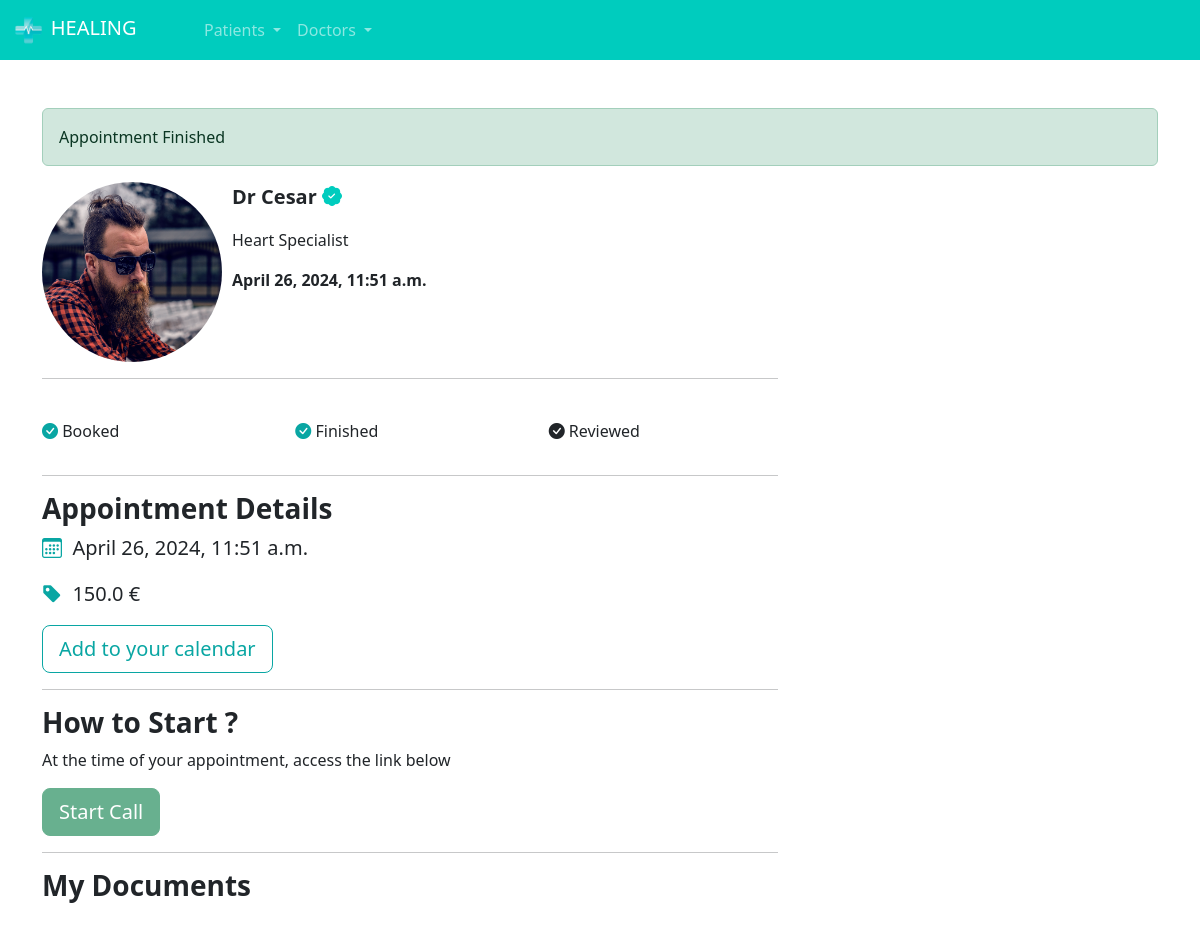
The page /patients/access_appointment/1/ (signed in) on the database its author committed.
### doctor/models.py (models this page shows, shortened)
class DoctorInfo(models.Model):
    registration_number = models.CharField(max_length=30)
    name = models.CharField(max_length=100)
    postcode = models.CharField(max_length=15)
    address1 = models.CharField(max_length=100)
    address2 = models.CharField(max_length=100)
    photo_id = models.ImageField(upload_to="photo_id")
    doctor_credentials = models.ImageField(upload_to='doctor_credentials')
    profile_photo = models.ImageField(upload_to="profile_photo")
    user = models.ForeignKey(User, on_delete=models.DO_NOTHING)
    description = models.TextField(null=True, blank=True)
    speciality = models.ForeignKey(Specialities, on_delete=models.DO_NOTHING, null=True, blank=True)
    price = models.FloatField(default=100)

class Schedule(models.Model):
    date = models.DateTimeField()
    user = models.ForeignKey(User, on_delete=models.DO_NOTHING)
    booked = models.BooleanField(default=False)

### patients/models.py (models this page shows, shortened)
class Appointment(models.Model):
    status_choices = (
        ('B', 'Booked'),
        ('F', 'Finished'),
        ('C', 'Canceled'),
        ('S', 'Started')
    )
    patient = models.ForeignKey(User, on_delete=models.DO_NOTHING)
    schedule = models.ForeignKey(Schedule, on_delete=models.DO_NOTHING)
    status = models.CharField(max_length=1, choices=status_choices, default='B')
    link = models.URLField(null=True, blank=True)

### patients/views.py (the view)
# urls.py: path('access_appointment/<int:id_appointment>/', views.access_appointment, name="access_appointment"),
def access_appointment(request, id_appointment):
    if request.method == 'GET':
        appointment = Appointment.objects.get(id=id_appointment)
        doctor_info = DoctorInfo.objects.get(user=appointment.schedule.user)
        documents = Document.objects.filter(appointment=appointment)
        return render(request, 'access_appointment.html', {'appointment': appointment, 'doctor_info': doctor_info, 'documents': documents, 'is_doctor': is_doctor(request.user)})

### doctor/models.py (called while the page is built)
def is_doctor(user):
    return DoctorInfo.objects.filter(user=user).exists()

### patients/templates/access_appointment.html (shortened to what this page needs)
{% extends "base.html" %}
{% load static %}
{% block 'head' %}
    <link rel="stylesheet" href="{% static 'doctors/css/schedule.css' %}">
    <link rel="stylesheet" href="{% static 'users/css/users.css' %}">
    <link rel="stylesheet" href="{% static 'doctors/css/doctor_registration.css' %}">
    <link rel="stylesheet" href="{% static 'patients/css/home.css' %}">
    <link rel="stylesheet" href="https://cdn.jsdelivr.net/npm/bootstrap-icons@1.11.3/font/bootstrap-icons.min.css">
{% endblock 'head' %}
{% block 'body' %}
    {% include "partials/navbar.html" %}
    <br><br>
    <div class="container">
        {% if appointment.status == 'C' %}
            <div class="alert alert-danger" role="alert">
                Appointment Cancelled
            </div>
        {% elif appointment.status == 'F' %}
            <div class="alert alert-success" role="alert">
                Appointment Finished
            </div>
        {% elif appointment.status == 'S' %}
            <div class="alert alert-primary" role="alert">
                Doctor is online. Start Call immediately!
            </div>
        {% endif %}
        <div class="row">
            <div class="col-md-8">
                <div class="row">
                    <div class="col-md-3"><img src="{{doctor_info.profile_photo.url}}" class="profile-photo-card-lg" alt=""></div>
                    <div class="col-md">
                        <p style="font-size: 20px" class="p-bold">Dr {{doctor_info.name}} <i class="bi bi-patch-check-fill icon-main"></i></p>
                        <p>{{doctor_info.description}}</p>
                        <p class="p-bold">{{appointment.schedule.date}}</p>
                    </div>
                </div>
                <hr>
                <br>
                <div class="row">
                    <div class="col-md">
                        <p><i class="color-dark bi bi-check-circle-fill"></i> Booked</p>
                    </div>
                    <div class="col-md">
                        <p><i class="{% if appointment.status == 'F' %} color-dark {% endif %} bi bi-check-circle-fill"></i> Finished</p>
                    </div>
                    <div class="col-md">
                        <p><i class="bi bi-check-circle-fill"></i> Reviewed</p>
                    </div>
                </div>
                <hr>
                <h3 class="p-bold">Appointment Details</h3>
                <p style="font-size:20px"><i class="bi bi-calendar3 color-dark"></i>&nbsp {{appointment.schedule.date}}</p>
                <p style="font-size:20px"><i class="bi bi-tag-fill color-dark"></i></i>&nbsp {{doctor_info.price}} €</p>
                <a style="cursor: auto;" class="btn btn-dark-color-outline btn-lg">Add to your calendar</a>
                <hr>
                <h3 class="p-bold">How to Start ?</h3>
                <p>At the time of your appointment, access the link below</p>
                {% if appointment.status == 'S' and appointment.link %}
                    <a href="{{appointment.link}}"  class="btn btn-success btn-dark-color btn-lg" >Start Call</a>
                {% else %}
                    <a href="#"  class="btn btn-success btn-dark-color btn-lg disabled" >Start Call</a>
                {% endif %}
                <hr>
                <h3 class="p-bold">My Documents</h3>
                <br>
            </div>
            <div class="col-md"></div>
        </div>
    </div>
{% endblock 'body' %}

### templates/static/general/css/base.css (style rules this page uses)
:root { --main-color: #00CCBE; --dark-color: #09A6A3; --contrast-color: #FFD686; }
.p-bold { font-weight: bold; }
.color-dark { color: var(--dark-color); }

### templates/static/users/css/users.css (style rules this page uses)
.btn-dark-color { background-color: var(--dark-color); color: white; }
.btn-dark-color-outline { border: 1px solid var(--dark-color); color: var(--dark-color) }

### templates/static/patients/css/home.css (style rules this page uses)
.profile-photo-card-lg { width: 180px; height: 180px; border-radius: 90px; }
.icon-main { color: var(--main-color); }

### rows shown on the page
DoctorInfo: profile_photo (picture), name "Cesar", description "Heart Specialist", price "150.0"
Appointment: schedule "April 26, 2024, 11:51 a.m."
